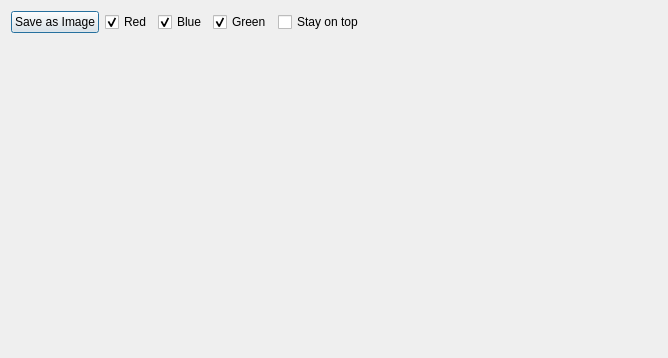
<?xml version="1.0" encoding="UTF-8"?>
<ui version="4.0">
 <class>igramIntensity</class>
 <widget class="QDialog" name="igramIntensity">
  <property name="geometry">
   <rect>
    <x>0</x>
    <y>0</y>
    <width>668</width>
    <height>358</height>
   </rect>
  </property>
  <property name="windowTitle">
   <string>Interferogram Intensity profile</string>
  </property>
  <layout class="QVBoxLayout" name="verticalLayout">
   <item>
    <layout class="QHBoxLayout" name="horizontalLayout">
     <property name="sizeConstraint">
      <enum>QLayout::SetMaximumSize</enum>
     </property>
     <item>
      <widget class="QPushButton" name="pushButton">
       <property name="text">
        <string>Save as Image</string>
       </property>
      </widget>
     </item>
     <item>
      <widget class="QCheckBox" name="showRed">
       <property name="text">
        <string>Red</string>
       </property>
       <property name="checked">
        <bool>true</bool>
       </property>
      </widget>
     </item>
     <item>
      <widget class="QCheckBox" name="showBlue">
       <property name="text">
        <string>Blue</string>
       </property>
       <property name="checked">
        <bool>true</bool>
       </property>
      </widget>
     </item>
     <item>
      <widget class="QCheckBox" name="showGreen">
       <property name="text">
        <string>Green</string>
       </property>
       <property name="checked">
        <bool>true</bool>
       </property>
      </widget>
     </item>
     <item>
      <widget class="QCheckBox" name="checkBox">
       <property name="text">
        <string>Stay on top</string>
       </property>
      </widget>
     </item>
     <item>
      <spacer name="horizontalSpacer">
       <property name="orientation">
        <enum>Qt::Horizontal</enum>
       </property>
       <property name="sizeHint" stdset="0">
        <size>
         <width>40</width>
         <height>20</height>
        </size>
       </property>
      </spacer>
     </item>
    </layout>
   </item>
   <item>
    <widget class="intensityPlot" name="plot" native="true"/>
   </item>
  </layout>
 </widget>
 <customwidgets>
  <customwidget>
   <class>intensityPlot</class>
   <extends>QWidget</extends>
   <header location="global">intensityplot.h</header>
   <container>1</container>
  </customwidget>
 </customwidgets>
 <resources/>
 <connections/>
</ui>
